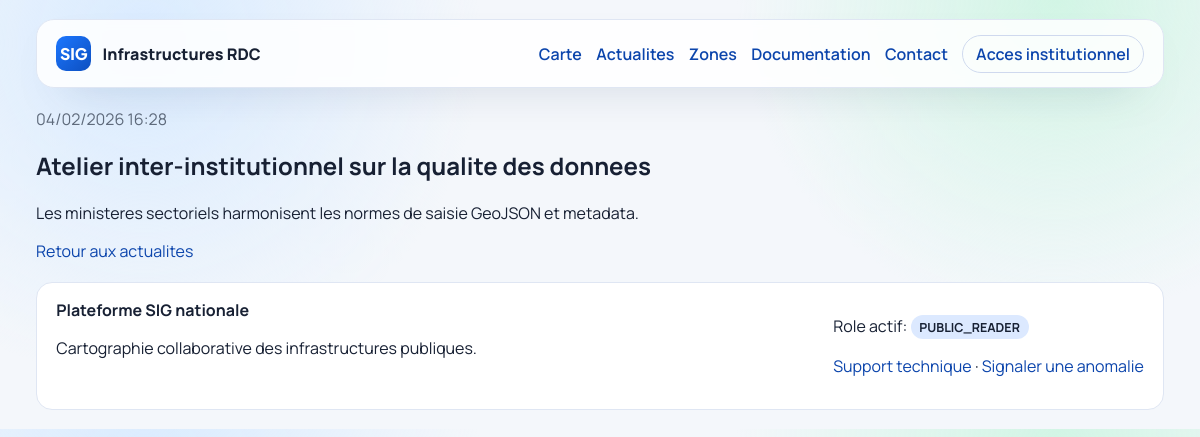
Screenshot of /actualites/atelier-inter-institutionnel-sur-la-qualite-des-donnees with the database file from the repository.
### portal/models.py (models this page shows, shortened)
class TimeStampedModel(models.Model):
    created_at = models.DateTimeField(auto_now_add=True)
    updated_at = models.DateTimeField(auto_now=True)
    class Meta:
        abstract = True

class NewsPost(TimeStampedModel):
    title = models.CharField(max_length=220)
    slug = models.SlugField(max_length=230, unique=True)
    summary = models.TextField(blank=True)
    content = models.TextField()
    tags = models.CharField(max_length=220, blank=True)
    publish_date = models.DateTimeField(default=timezone.now)
    is_published = models.BooleanField(default=True)
    author = models.ForeignKey(settings.AUTH_USER_MODEL, null=True, blank=True, on_delete=models.SET_NULL)
    class Meta:
        ordering = ["-publish_date"]

### portal/views.py (the view)
# urls.py: path("actualites/<slug:slug>", views.news_detail, name="news_detail"),
def news_detail(request, slug):
    post = get_object_or_404(NewsPost, slug=slug, is_published=True)
    return render(request, "portal/news_detail.html", {"post": post})

### portal/context_processors.py (called while the page is built)
def navigation_context(request):
    return {
        "current_role": get_user_role(getattr(request, "user", None)),
    }

### portal/utils.py (called while the page is built, shortened)
def get_user_role(user):
    if not user or not user.is_authenticated:
        return UserProfile.Role.PUBLIC_READER

### portal/templates/portal/news_detail.html (shortened to what this page needs)
{% extends 'portal/base.html' %}
{% block content %}
<section class="narrow-page">
  <p class="muted">{{ post.publish_date|date:'d/m/Y H:i' }}</p>
  <h1>{{ post.title }}</h1>
  <p>{{ post.content|linebreaks }}</p>
  <p><a href="{% url 'portal:news_list' %}">Retour aux actualites</a></p>
</section>
{% endblock %}

### portal/static/portal/css/site.css (style rules this page uses)
:root { --bg: #f4f7fb; --panel: #ffffff; --ink: #172033; --muted: #5f6b7c; --primary: #1464f4; --primary-strong: #0c45ac; --success: #1f9f5a; --danger: #cf4343; --border: #dfe6f3; --shadow: 0 18px 45px -30px rgba(7, 32, 76, 0.5); }
* { box-sizing: border-box; }
body { margin: 0; font-family: 'Manrope', sans-serif; color: var(--ink); background: radial-gradient(circle at 12% 10%, #d9ebff 0, transparent 30%), radial-gradient(circle at 88% 0%, #d2f5e5 0, transparent 28%), var(--bg); }
a { color: var(--primary-strong); text-decoration: none; }
.narrow-page { width: min(920px, 100%); }
.muted { color: var(--muted); }

### rows the page displays
NewsPost: publish_date "04/02/2026 16:28", title "Atelier inter-institutionnel sur la qualite des donnees", content "Les ministeres sectoriels harmonisent les normes de saisie GeoJSON et metadata."

### other values shown
{{ current_role }} "PUBLIC_READER"
